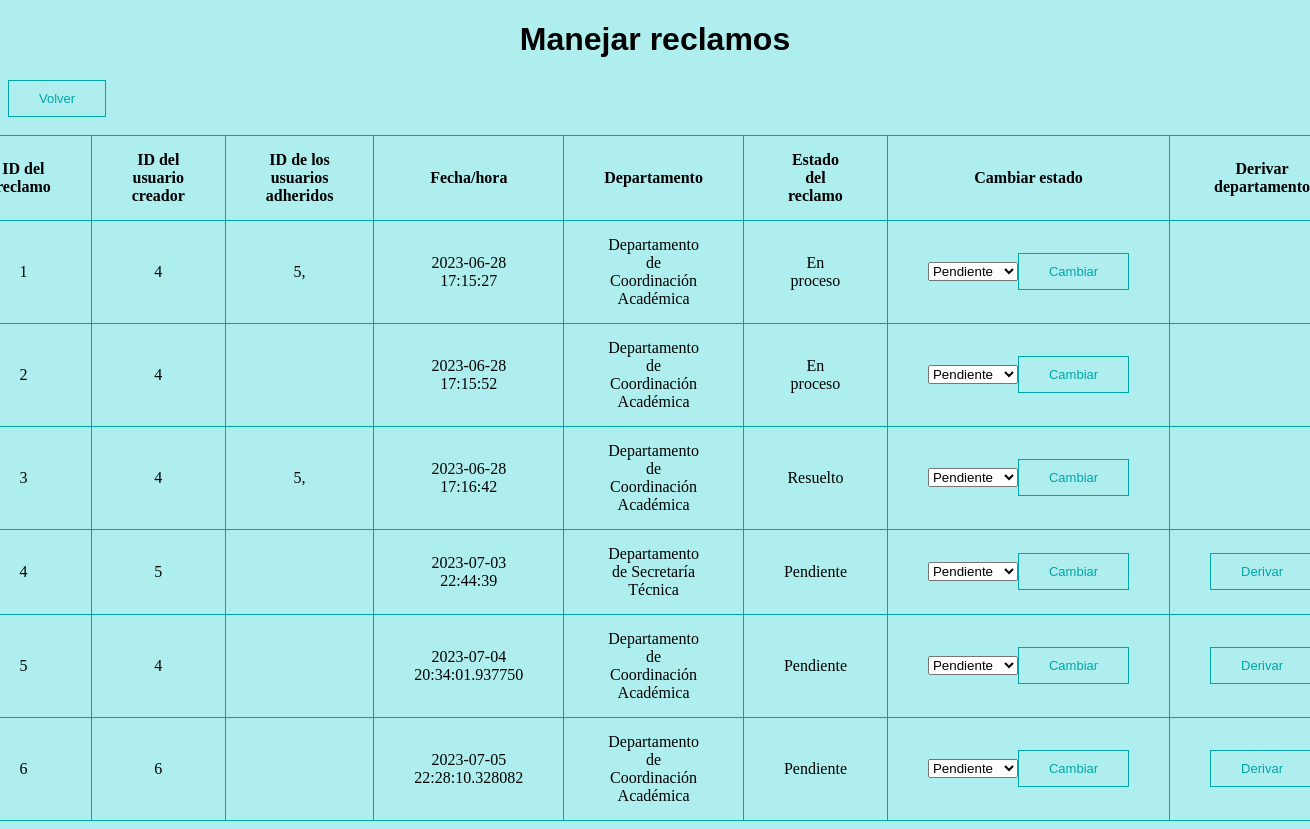
The page /manejar_reclamo (signed in) on the database as committed earlier.
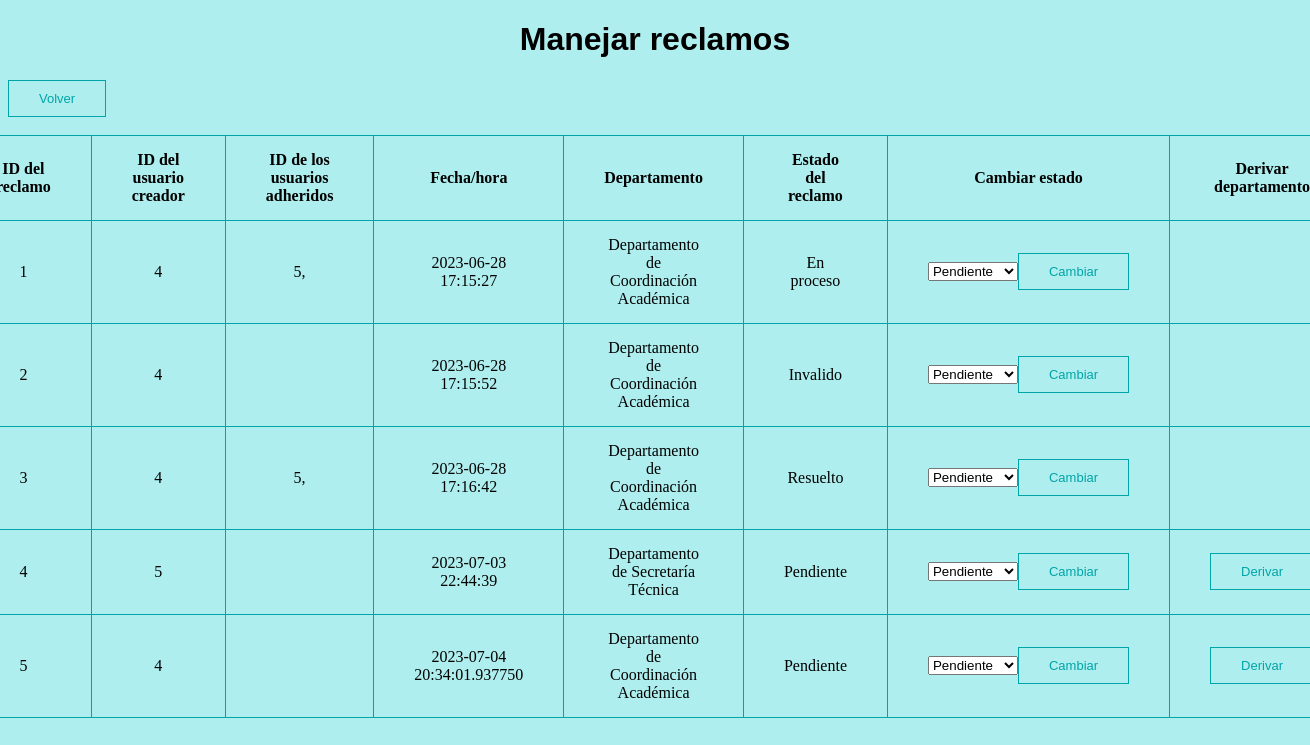
The same page on the database as committed later.
### modules/class_reclamo.py (models this page shows, shortened)
class Reclamo(db.Model):
    id = db.Column(db.Integer,primary_key=True)
    usuario_creador = db.Column(db.String(100))
    asunto = db.Column(db.String(1000))
    descripcion = db.Column(db.String(1000))
    departamento_id = db.Column(db.Integer, db.ForeignKey('departamento.id'), nullable=True)
    estado =  db.Column(db.String(100))
    adherente = db.Column(db.String(100))
    fecha = db.Column(db.DateTime, default=datetime.utcnow)

### modules/classes_usuarios.py (models this page shows, shortened)
class Usuario(db.Model, UserMixin):
    id = db.Column(db.Integer, primary_key=True)
    email = db.Column(db.String(100), unique=True)
    password = db.Column(db.String(100))
    name = db.Column(db.String(1000))
    apellido = db.Column(db.String(1000))
    claustro = db.Column(db.String(100))

class Jefe_departamento(Usuario):
    def crear_departamento(self,nombre,jefe):
        nombre.lower()
        departamento = Departamento.query.filter_by(nombre=nombre).first()
        if not departamento:
            departamento = Departamento(nombre=nombre,jefe=jefe)
            db.session.add(departamento)
            db.session.commit()
            return "Departamento creado"
        else:
            return "El departamento ya existe"

### modules/class_departamento.py (models this page shows, shortened)
class Departamento(db.Model):
    id = db.Column(db.Integer, primary_key=True)
    nombre = db.Column(db.String(100), nullable=False)
    jefe = db.Column(db.String(200))

### server.py (the view)
@app.route("/manejar_reclamo", methods=['GET','POST'])
@admin_only
def manejar_reclamo():
    departamentos = Departamento.query.all()
    departamento = Departamento.query.filter_by(jefe=current_user.email).first()
    if current_user.id == 2:
        reclamos = Reclamo.query.all()
    else:
        reclamos = Reclamo.query.filter_by(departamento_id=departamento.id).all()
    users = Usuario.query.all()
    usuarios = []
    for usuario in users:
        if usuario.id not in admin_list:
            usuarios.append(usuario)
    if request.method == 'POST':
        reclamo_id = request.form.get('reclamo_id')
        estado = request.form.get('estado')
        if reclamo_id is not None and estado is not None:
            current_user.cambiar_estado(reclamo_id,estado)
    return render_template('manejar_reclamo.html',reclamos=reclamos,usuarios=usuarios,departamento=departamento,deptos=departamentos)

### server.py (called while the page is built)
@login_manager.user_loader
def user_loader(user_id):
    user = Usuario.query.get(user_id)
    if user:
        if user.id in admin_list:
            return Jefe_departamento.query.get(user_id)  #en base al id clasifica al usuario actual en jefe o usuario final
        else:
            return Usuario_final.query.get(user_id)

def admin_only(f):
    @wraps(f)
    def decorated_function(*args, **kwargs):
        if not current_user.is_authenticated or current_user.id not in admin_list:
            return abort(403)
        return f(*args, **kwargs)
    return decorated_function

### templates/manejar_reclamo.html (shortened to what this page needs)
<!DOCTYPE html>
<html lang="en">
<html>
    <head style="background-color:paleturquoise">
    </head>
    <body style="background-color:paleturquoise">
        <h1 class="centrar_element">Manejar reclamos</h1>
        <button onclick="location.href='/departamento'">Volver</button><br><br>
        <div class="table-container">
            <table>
                <tr>
                    <td><b>ID del reclamo</b></td>
                    <td><b>ID del usuario creador</b></td>
                    <td><b>ID de los usuarios adheridos</b></td>
                    <td><b>Fecha/hora</b></td>
                    <td><b>Departamento</b></td>
                    <td><b>Estado del reclamo</b></td>
                    <td><b>Cambiar estado</b></td>
                    {% if departamento.id == 2 %}
                        <td><b>Derivar departamento</b></td>
                        {% endif %}
                </tr>
                {% for reclamo in reclamos %}
                <tr>
                    <td>{{ reclamo.id }}</td>
                    {% for usuario in usuarios %}
                        {% if usuario.email==reclamo.usuario_creador %}
                        <td>{{ usuario.id }}</td>
                        {% endif %}
                    {% endfor %}
                    <td>
                        {% for usuario in usuarios %}
                            {% if usuario.email in reclamo.adherente %}
                                {% if reclamo.adherente == '' %}
                                    <p>No hay adherentes</p>
                                {% else %}
                                    {{ usuario.id }},
                                {% endif %}
                            {% endif %}
                        {% endfor %}
                    </td>
                    <td>{{ reclamo.fecha }}</td>
                    {% if reclamo.departamento_id == None %}
                        <td>En espera de asignacion</td>
                    {% else %}
                        {% for departamento in deptos %}
                            {% if reclamo.departamento_id ==  departamento.id %}
                                <td>{{ departamento.nombre }}</td>
                            {% endif %}
                        {% endfor %}
                    {% endif %}
                    <td>{{ reclamo.estado }}</td>
                    <td>
                        <form action="{{ url_for('manejar_reclamo') }}" method="post">
                            <div class="centrar_element">
                            <select name="estado" id="estado">
                                <option value="Pendiente">Pendiente</option>
                            </select>
                            <button type="submit">Cambiar</button>
                            </div>
                        </form>
                    </td>
                    {% if departamento.id == 2 and reclamo.estado=="Pendiente" %}
                        <td>
                            <form action="{{ url_for('derivar_reclamo',reclamo_id=reclamo.id) }}" method="post">
                                <input type="submit" value="Derivar">
                            </form>
                        </td>
                    {% endif %}
                </tr>
                {% endfor %}
            </table>
        </div>
    </body>
</html>

### templates/manejar_reclamo.html (style rules this page uses)
table,tr,td { align-content: center; padding-top: 15px; padding-bottom: 15px; padding-right:40px; padding-left: 40px; border: 1px solid #01a4a7; border-collapse: collapse; text-align: center; }
table { max-width: 100%; }
button, input[type="submit"] { border:1px solid #01a4a7; border-style: double; color:#01a4a7; align-content: center; background-color: paleturquoise; padding: 10px 30px; cursor: pointer; font-size: small; }
h1 { color:black; font-family:Arial, Helvetica, sans-serif; }
.centrar_element { align-items: center; justify-content: center; display: flex; }
.table-container { display: flex; justify-content: center; }

Rows that differ between the two databases and show on the page:
removed Reclamo: id "6", fecha "2023-07-05 22:28:10.328082", estado "Pendiente", Departamento (nombre "Departamento de Coordinación Académica")
removed Jefe_departamento: id "6"
changed Reclamo id 2: estado "En proceso" → "Invalido"
